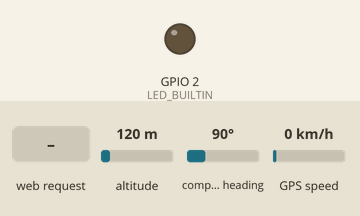
Simulated run of this sketch. Board: ESP8266 (NodeMCU). Parts: output pins drawn as LEDs (lit = HIGH, except the on-board LED, lit = LOW). Inputs (shaded band) come from the test bench; at power-on: altitude 120 m, compass heading 90°, GPS speed 0 km/h. WiFi joins after 1.5 s; servers stay silent unless stated; uploads are accepted with an empty reply; the GPS gets a fix after 3 s at 37.7749, -122.4194 with 8 satellites; what the sketch prints to the serial monitor is not drawn.

Above: at 4.7 s.
4.8 s: HTTP request GET /attrs? received
At 5.2 s:
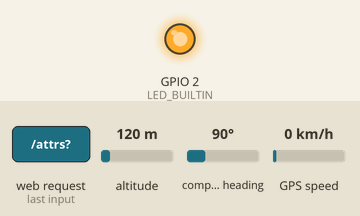
Timing chart, 0 to 54.8 s (numbered marks = the images above; inputs shaded):
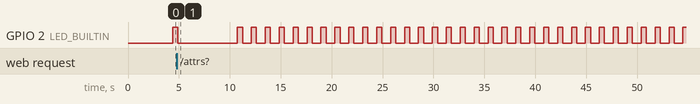

The sketch:

GPS_Wifi_BoiFujao_V1.ino
```cpp
//  TCC - MONITORAMENTO DE BOVINOS POR GEOLOCALIZAÇÃO
//  16/06/2020
//
//  GY-GPS6MV2 --> NodeMcu8266 -> Servidor Helix
//
//  VCC   ------->  3.3V
//  GND   ------->  GND
//  TX    ------->  D1 (GPIO5) - RX
//  RX    ------->  D2 (GPIO4) - TX

#include <ESP8266HTTPClient.h>
#include <ArduinoJson.h>
#include <TinyGPS++.h>
#include <SoftwareSerial.h>
#include <ESP8266WiFi.h>

static const int RXPin = 5, TXPin = 4;
byte Second, Minute, Hour, Day, Month;
int Year, httpCode = 0;
String date_str, time_str, lat_str, lng_str, httpCode_str;
double latitude, longitude;

//********************************************************************************
const char * ssid = "NOME_SUA_REDE_WIFI";  //SSID da rede wifi
const char * senha = "SUA_SENHA_WIFI";    //senha da rede wifi
//********************************************************************************

//*************************** HELIX **********************************************
//
String helixAddress = "IP Helix Sandbox:porta/v2/entities/";

//Entidade no Helix
String IdDevice = "Id da entidade";

//Endereco completo para a entidade no Helix
String fullAddress = helixAddress + IdDevice + "/attrs?";

//********************************************************************************

TinyGPSPlus gps; // Cria objeto TinyGPS ++

SoftwareSerial ss(RXPin, TXPin); // Conexão serial ao dispositivo GPS

WiFiServer server(80);

//-------------------------------------SETUP-------------------------------
void setup() {
  Serial.begin(9600);      //Conexao serial a 9600 baund com monitor serial
  ss.begin(9600);          //Comunicação serial a 9600 baund com o GPS
  pinMode(LED_BUILTIN, OUTPUT);

  delay(1000);

  Serial.println();
  Serial.print("Conectando a ");
  Serial.println(ssid);

  WiFi.begin(ssid, senha);             //Inicia conexão WiFi

  while (WiFi.status() != WL_CONNECTED) //Aguarda conexão wifi
  {
    delay(500);
    Serial.print(".");
  }
  Serial.println("");
  Serial.println("WiFi conectado !");

  server.begin();
  Serial.println ("Servidor para pagina iniciado !");
  Serial.println("");

  Serial.println(WiFi.localIP());     // Imprime o endereço IP obtido na rede
  delay(1000);
}

//-------------------------------------LOOP-------------------------------
void loop() {

  while (ss.available() > 0)
    if (gps.encode( ss.read() ))
    {
      if (gps.time.isValid())       // Obtem o time UTC
      {
        time_str = "";
        Minute = gps.time.minute();
        Second = gps.time.second();
        Hour   = gps.time.hour();
        time_str += String(Hour) + ":";
        time_str += String(Minute) + ":";
        time_str += String(Second);

        Serial.println("------------------------------------------------------");
        Serial.print("Hora UTC: ");
        Serial.print(time_str);
        Serial.println("");
      }

      if (gps.date.isValid())     // Obtem a data
      {
        date_str = "";
        Day   = gps.date.day();
        Month = gps.date.month();
        Year  = gps.date.year();
        date_str += String(Day) + "/";
        date_str += String(Month) + "/";
        date_str += String(Year);

        Serial.print("Data: ");
        Serial.print(date_str);
        Serial.println("");
      }
      else
      {
        Serial.println("");
        Serial.println("Data invalida !");
      }

      if (gps.location.isValid())
      {
        latitude = gps.location.lat();
        lat_str = String(latitude, 5);

        longitude = gps.location.lng();
        lng_str = String(longitude, 5);

        EnviarCoords(latitude, longitude); // Enviar coordenadas para o Helix

      }
      else
      {
        lat_str = "Invalido !";
        lng_str = "Invalido !";
        Serial.println("");
        Serial.println("Coordenadas inválidas !");
        Serial.println("");
      }

    } //gps.encode

  digitalWrite(LED_BUILTIN, HIGH);
  delay(500);
  digitalWrite(LED_BUILTIN, LOW);


  // Verifica se um cliente conectou
  WiFiClient client = server.available();
  if (!client)
  {
    return;
  }

  // Prepara a resposta para o cliente - página web na memoria do NodeMCU8266
  //
  String s = "HTTP/ 1.1 200 OK \r\nContent-type:text/html\r\n\r\n<!DOCTYPE html><html><head><title>Boi Fujao</title><style>";
  s += "a:link {background-color: YELLOW; text-decoration: none;}";
  s += "table, th, td{border: 1px solid black;}</style></head><body><h1 style=";
  s += "font-size:200%;";
  s += " ALIGN=CENTER>GPS Boi Fujao</h1>";

  s += "<p ALIGN=CENTER style=""font-size:150%;""";
  s += "></p><table ALIGN=CENTER style=";
  s += "width:50%";

  s += "><tr><th>Latitude</th>";
  s += "<td ALIGN=CENTER>";
  s += lat_str;

  s += "</td></tr><tr><th> Longitude </th><td ALIGN=CENTER>";
  s += lng_str;

  s += "</td> </tr> <tr> <th> Data </th><td ALIGN=CENTER>";
  s += date_str;

  s += "</td></tr><tr><th> Hora UTC </th><td ALIGN=CENTER>";
  s += time_str;
  //s += "</td></tr></table>";

  s += "</td></tr><tr><th> status HTTP </th><td ALIGN=CENTER>";
  s += httpCode_str;
  s += "</td></tr></table>";

  if (gps.location.isValid())
  {
    s += "<p align=center><a style=""color:RED;"" href=""http://maps.google.com/maps?&z=19&mrt=yp&t=k&q=" + lat_str + "+" + lng_str + "&ll=" + lat_str + "+" + lng_str + """>Clique aqui</a> para ver no Google maps.</p>";
  }
  s += "</body></html>\n";
  client.print(s);

  delay(5000);  // A cada 5 segundos volta a retransmitir as coordenadas

}//void loop

//------------------------------------------------------------

void EnviarCoords(double latitude, double longitude) {

  if (WiFi.status() == WL_CONNECTED) {

    StaticJsonBuffer<200> JSONbuffer;                 // Declara static buffer com 200 bytes
    JsonObject& JSONroot = JSONbuffer.createObject(); // Cria a raiz do json

    JsonObject& location = JSONroot.createNestedObject("location");

    JsonObject& location_value = location.createNestedObject("value");
    location_value["type"] = "Point";

    JsonArray& location_value_coordinates = location_value.createNestedArray("coordinates");
    location_value_coordinates.add(latitude);   // Latitude
    location_value_coordinates.add(longitude);  // Longitude

    char JSONmessageBuffer[200];
    JSONroot.prettyPrintTo(JSONmessageBuffer, sizeof(JSONmessageBuffer));
    Serial.println(JSONmessageBuffer);          // Imprime no monitor serial o objeto json
    Serial.println("");

    HTTPClient http; //cria o objeto da classe HTTPClient

    http.begin(fullAddress);
    http.addHeader("Content-Type", "application/json");

    httpCode = http.POST(JSONmessageBuffer); // Envia o Json com os dados
    httpCode_str = String(httpCode);

    Serial.print("Retorno http: ");         // Imprime no monitor serial o retorno HTTP
    Serial.println(httpCode);
    Serial.println(fullAddress);
    //Serial.println();

    http.end();  //Fecha a conexão
  }
  else {
    Serial.println("Erro na conexão Wifi");
  }
}
```

Measured:
- by itself, GPIO 2 (LED_BUILTIN): repeats every 1.4 s: HIGH 0.50 s, LOW 0.87 s
